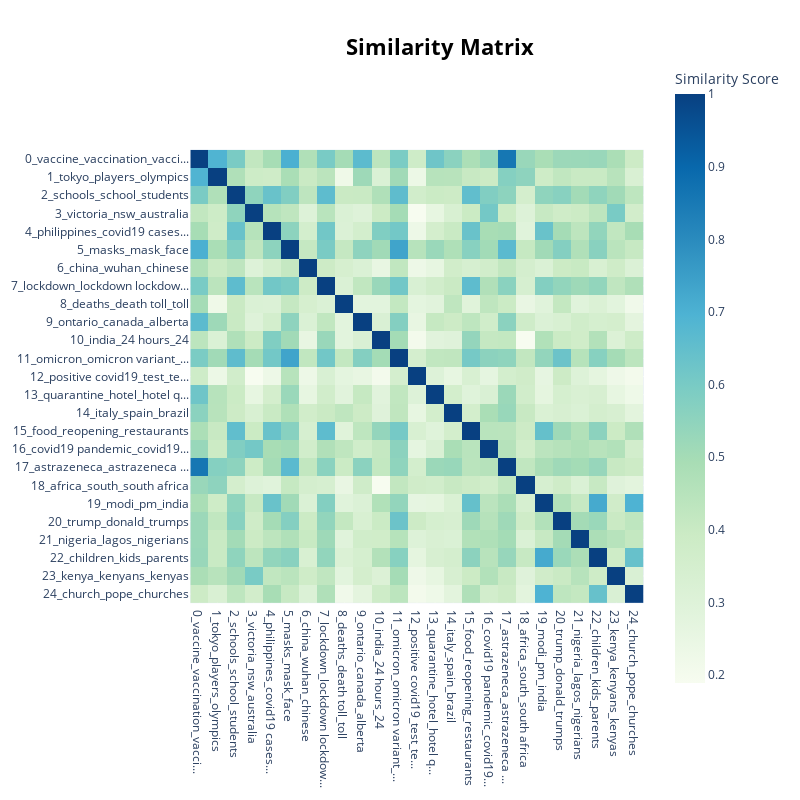

Here is the notebook cell this chart was saved with:
### Code cell
topic_model.visualize_heatmap(top_n_topics=25)

### Figure 1 — Plotly figure (JSON) as saved in the notebook; plotly's stock layout.template omitted (floating-point values rounded to 4 significant figures; data arrays with more than 128 entries replaced by an {"elided": "..."} marker saying what was removed)
{"data": [{"coloraxis": "coloraxis", "hovertemplate": "x: %{x}<br>y: %{y}<br>Similarity Score: %{z}<extra></extra>", "name": "0", "type": "heatmap", "x": ["0_vaccine_vaccination_vacci...", "1_tokyo_players_olympics", "2_schools_school_students", "3_victoria_nsw_australia", "4_philippines_covid19 cases...", "5_masks_mask_face", "6_china_wuhan_chinese", "7_lockdown_lockdown lockdow...", "8_deaths_death toll_toll", "9_ontario_canada_alberta", "10_india_24 hours_24", "11_omicron_omicron variant_...", "12_positive covid19_test_te...", "13_quarantine_hotel_hotel q...", "14_italy_spain_brazil", "15_food_reopening_restaurants", "16_covid19 pandemic_covid19...", "17_astrazeneca_astrazeneca ...", "18_africa_south_south africa", "19_modi_pm_india", "20_trump_donald_trumps", "21_nigeria_lagos_nigerians", "22_children_kids_parents", "23_kenya_kenyans_kenyas", "24_church_pope_churches"], "xaxis": "x", "y": ["0_vaccine_vaccination_vacci...", "1_tokyo_players_olympics", "2_schools_school_students", "3_victoria_nsw_australia", "4_philippines_covid19 cases...", "5_masks_mask_face", "6_china_wuhan_chinese", "7_lockdown_lockdown lockdow...", "8_deaths_death toll_toll", "9_ontario_canada_alberta", "10_india_24 hours_24", "11_omicron_omicron variant_...", "12_positive covid19_test_te...", "13_quarantine_hotel_hotel q...", "14_italy_spain_brazil", "15_food_reopening_restaurants", "16_covid19 pandemic_covid19...", "17_astrazeneca_astrazeneca ...", "18_africa_south_south africa", "19_modi_pm_india", "20_trump_donald_trumps", "21_nigeria_lagos_nigerians", "22_children_kids_parents", "23_kenya_kenyans_kenyas", "24_church_pope_churches"], "yaxis": "y", "z": {"elided": "25x25 float values"}}], "layout": {"coloraxis": {"colorbar": {"title": {"text": "Similarity Score"}}, "colorscale": [[0, "rgb(247,252,240)"], [0.125, "rgb(224,243,219)"], [0.25, "rgb(204,235,197)"], [0.375, "rgb(168,221,181)"], [0.5, "rgb(123,204,196)"], [0.625, "rgb(78,179,211)"], [0.75, "rgb(43,140,190)"], [0.875, "rgb(8,104,172)"], [1, "rgb(8,64,129)"]]}, "height": 800, "hoverlabel": {"bgcolor": "white", "font": {"family": "Rockwell", "size": 16}}, "legend": {"title": {"text": "Trend"}}, "margin": {"t": 60}, "showlegend": true, "title": {"font": {"color": "Black", "size": 22}, "text": "<b>Similarity Matrix", "x": 0.55, "xanchor": "center", "y": 0.95, "yanchor": "top"}, "width": 800, "xaxis": {"anchor": "y", "autorange": true, "constrain": "domain", "domain": [0, 1], "range": [-0.5, 24.5], "scaleanchor": "y", "type": "category"}, "yaxis": {"anchor": "x", "autorange": true, "constrain": "domain", "domain": [0.1419, 0.8581], "range": [24.5, -0.5], "type": "category"}}}
